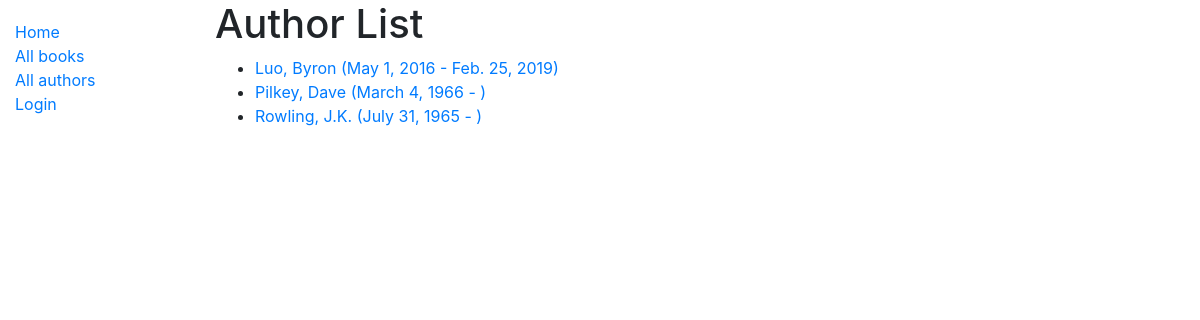
Screenshot of /authors/ with the database file from the repository.
### catalog/models.py (models this page shows, shortened)
class Author(models.Model):
    first_name = models.CharField(max_length=100)
    last_name = models.CharField(max_length=100)
    date_of_birth = models.DateField(null=True, blank=True)
    date_of_death = models.DateField('Died', null=True, blank=True)
    class Meta:
        ordering = ['last_name', 'first_name']
    def get_absolute_url(self):
        return reverse('author-detail', args=[str(self.id)])

### catalog/views.py (the view)
# urls.py: path('authors/', views.AuthorListView.as_view(), name = 'authors'),
class AuthorListView(generic.ListView):
    model = Author
    paginate_by = 5

### catalog/templates/catalog/author_list.html
{% extends "base_generic.html" %}
  {% block content %}
    <h1>Author List</h1>
    {% if author_list %}
    <ul>
      {% for author in author_list %}
        <li>
          <a href="{{ author.get_absolute_url }}">{{ author.last_name }},
            {{ author.first_name }} ({{ author.date_of_birth }} - {% if author.date_of_death %}{{ author.date_of_death }}{% endif %})
          </a>
        </li>
      {% endfor %}
    </ul>
    {% else %}
      <p>No Authors Exist</p>
    {% endif %}
{% endblock %}

### rows the page displays
Author: last_name "Luo", first_name "Byron", date_of_birth "May 1, 2016", date_of_death "Feb. 25, 2019"
Author: last_name "Pilkey", first_name "Dave", date_of_birth "March 4, 1966"
Author: last_name "Rowling", first_name "J.K.", date_of_birth "July 31, 1965"
